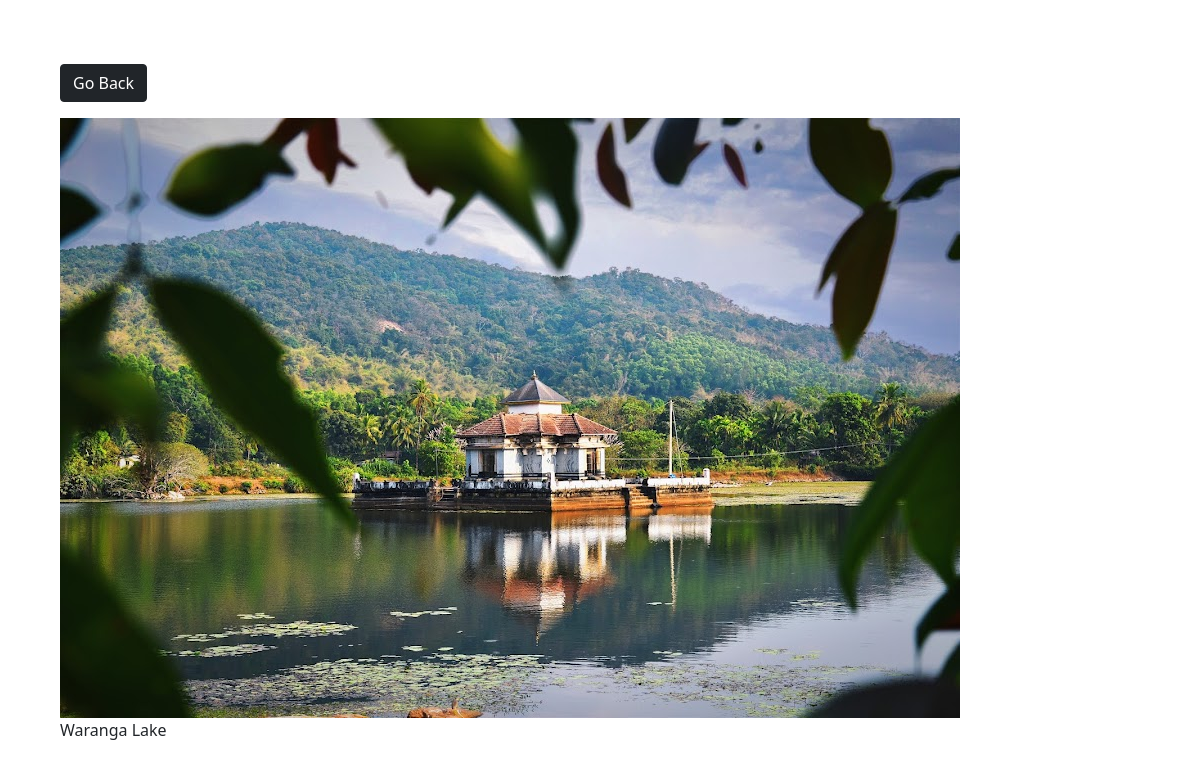
The app's page /photo/7/ with its own data.
### photos/models.py (models this page shows, shortened)
class Photo(models.Model):
    category = models.ForeignKey(Category, on_delete=models.SET_NULL, null=True, blank=True)
    image = models.ImageField(null=False, blank=False)
    description = models.TextField()

### photos/views.py (the view)
# urls.py: path('photo/<str:pk>/',views.viewPhoto, name='photo'),
def viewPhoto(request,pk):
    photo=Photo.objects.get(id=pk)
    return render(request, 'photos/photo.html',{'photo':photo})

### photos/templates/photos/photo.html (shortened to what this page needs)
<!DOCTYPE html>
<html lang="en">
<head>
    <link href="https://cdn.jsdelivr.net/npm/bootstrap@5.1.3/dist/css/bootstrap.min.css" rel="stylesheet">
</head>
<body class="m-5">
    <div class="container">
        <div class="row justify-content-center">
            <div class="col">
                <a href="{% url 'gallery' %}" class="btn btn-dark my-3">Go Back</a>
                <div style="height: 90vh;">
                    <img style="max-width: 100%; max-height: 100%;" src="{{photo.image.url}}" alt="">
                    <p>{{photo.description}}</p>
                </div>
            </div>
        </div>
    </div>
</body>
</html>

### records on screen
Photo: image (picture), description "Waranga Lake"
